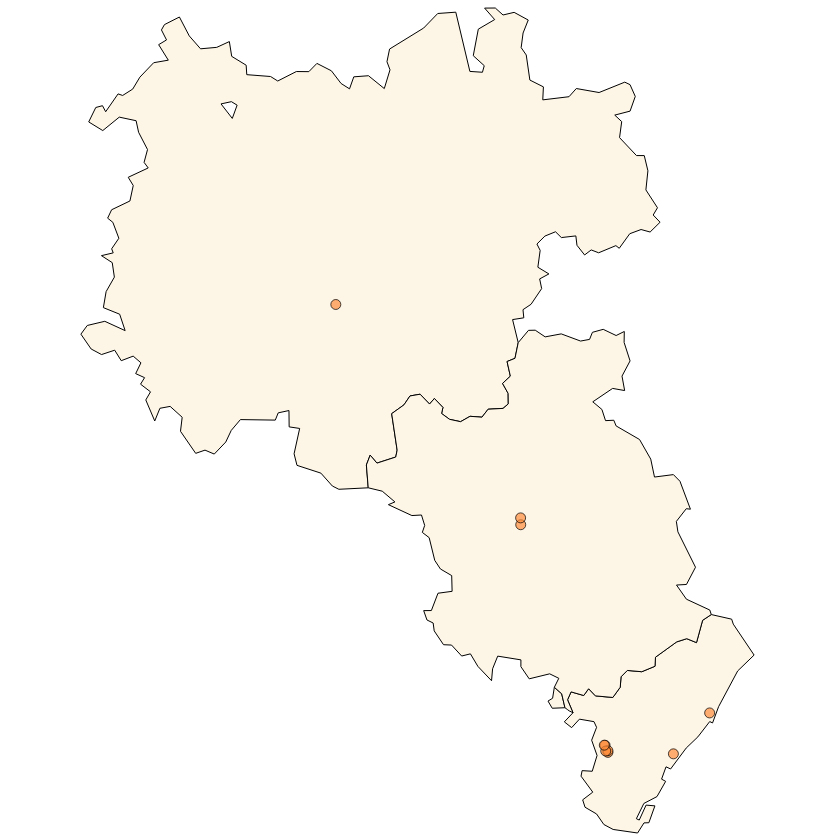

Here is the notebook cell this chart was saved with:
### Markdown cell above
We can observe that all departments are located in the same three "comarques" (*Bages*, *Vallès Occidental* and *Barcelonès*), so we will edit the *geojson* text file to remove the other ones from the map. We will also change the size of the map and the points.

### Code cell
choro_data = gpd.read_file('comarques-barcelona-edit.geojson.txt')
background = alt.Chart(choro_data).mark_geoshape(fill = 'oldlace', stroke = 'black').properties(width = 825, height = 825)
points = alt.Chart(df2).mark_circle(size = 100, stroke = 'black', strokeWidth = 1).encode(longitude='LONGITUDE:Q',latitude='LATITUDE:Q', color = alt.value('#fd8d3c'), stroke = alt.value('black'))
background + points

### Figure 1 — Vega-Lite specification as saved in the notebook (floating-point values rounded to 4 significant figures; data arrays with more than 128 entries replaced by an {"elided": "..."} marker saying what was removed)
{"config": {"view": {"continuousWidth": 400, "continuousHeight": 300}}, "layer": [{"data": {"name": "data-447c27b1a38029094b7c24b3f24cf5e2"}, "mark": {"type": "geoshape", "fill": "oldlace", "stroke": "black"}, "height": 825, "width": 825}, {"data": {"name": "data-b081ad03d44a553e0185f7a6aebfd260"}, "mark": {"type": "circle", "size": 100, "stroke": "black", "strokeWidth": 1}, "encoding": {"color": {"value": "#fd8d3c"}, "latitude": {"field": "LATITUDE", "type": "quantitative"}, "longitude": {"field": "LONGITUDE", "type": "quantitative"}, "stroke": {"value": "black"}}}], "$schema": "https://vega.github.io/schema/vega-lite/v4.17.0.json", "datasets": {"data-447c27b1a38029094b7c24b3f24cf5e2": [{"cap_comar": "Manresa", "comarca": "07", "nom_comar": "Bages", "type": "Feature", "geometry": {"type": "MultiPolygon", "coordinates": {"elided": "1 rows, 374 float values in total"}}}, {"cap_comar": "Barcelona", "comarca": "13", "nom_comar": "Barcelonès", "type": "Feature", "geometry": {"type": "MultiPolygon", "coordinates": [[[[2.059, 41.43], [2.067, 41.43], [2.071, 41.42], [2.057, 41.42], [2.053, 41.42], [2.058, 41.43], [2.059, 41.43]]]]}}, {"cap_comar": "Barcelona", "comarca": "13", "nom_comar": "Barcelonès", "type": "Feature", "geometry": {"type": "MultiPolygon", "coordinates": [[[[2.225, 41.49], [2.246, 41.49], [2.248, 41.48], [2.27, 41.46], [2.253, 41.45], [2.233, 41.42], [2.226, 41.41], [2.223, 41.41], [2.211, 41.4], [2.198, 41.39], [2.182, 41.37], [2.177, 41.37], [2.172, 41.36], [2.177, 41.36], [2.168, 41.35], [2.154, 41.34], [2.146, 41.33], [2.149, 41.33], [2.156, 41.34], [2.165, 41.34], [2.159, 41.33], [2.154, 41.33], [2.147, 41.32], [2.121, 41.32], [2.112, 41.33], [2.104, 41.33], [2.092, 41.34], [2.089, 41.35], [2.1, 41.35], [2.087, 41.36], [2.089, 41.37], [2.099, 41.37], [2.104, 41.38], [2.099, 41.39], [2.104, 41.4], [2.101, 41.41], [2.086, 41.41], [2.078, 41.4], [2.07, 41.41], [2.079, 41.41], [2.073, 41.43], [2.077, 41.43], [2.09, 41.43], [2.095, 41.43], [2.103, 41.43], [2.121, 41.43], [2.129, 41.43], [2.13, 41.44], [2.136, 41.45], [2.152, 41.45], [2.165, 41.45], [2.166, 41.46], [2.188, 41.47], [2.199, 41.47], [2.209, 41.47], [2.216, 41.49], [2.225, 41.49]]]]}}, {"cap_comar": "Sabadell / Terrassa", "comarca": "40", "nom_comar": "Vallès Occidental", "type": "Feature", "geometry": {"type": "MultiPolygon", "coordinates": {"elided": "1x1x116x2 float values"}}}], "data-b081ad03d44a553e0185f7a6aebfd260": [{"DEPARTMENT NAME": "Departament de Ciència i Enginyeria Nàutiques", "DEPARTAMENT UPC ACRO": "CEN", "ADDRESS": "Pl. Pla de Palau, 18, Barcelona", "LATITUDE": 41.38, "LONGITUDE": 2.185, "MEMBERS": 45, "PROFESSORS": 45, "RESEARCHERS": 0, "PSR": 0, "TOTAL PUBLICATIONS": 187, "AVERAGE PUBLICATIONS PER YEAR": 14}, {"DEPARTMENT NAME": "Departament d'Enginyeria Minera, Industrial i TIC", "DEPARTAMENT UPC ACRO": "EMIT", "ADDRESS": "Av. de les Bases de Manresa, 61-73, Manresa", "LATITUDE": 41.74, "LONGITUDE": 1.829, "MEMBERS": 92, "PROFESSORS": 80, "RESEARCHERS": 2, "PSR": 10, "TOTAL PUBLICATIONS": 537, "AVERAGE PUBLICATIONS PER YEAR": 41}, {"DEPARTMENT NAME": "Departament d'Enginyeria Química", "DEPARTAMENT UPC ACRO": "EQ", "ADDRESS": "Av. Eduard Maristany, 16, St. Adrià del Besòs", "LATITUDE": 41.41, "LONGITUDE": 2.223, "MEMBERS": 168, "PROFESSORS": 99, "RESEARCHERS": 46, "PSR": 23, "TOTAL PUBLICATIONS": 2589, "AVERAGE PUBLICATIONS PER YEAR": 199}, {"DEPARTMENT NAME": "Departament de Física", "DEPARTAMENT UPC ACRO": "FIS", "ADDRESS": "C. Jordi Girona, 1-3, Barcelona", "LATITUDE": 41.39, "LONGITUDE": 2.113, "MEMBERS": 272, "PROFESSORS": 207, "RESEARCHERS": 33, "PSR": 32, "TOTAL PUBLICATIONS": 3183, "AVERAGE PUBLICATIONS PER YEAR": 244}, {"DEPARTMENT NAME": "Departament de Matemàtiques", "DEPARTAMENT UPC ACRO": "MAT", "ADDRESS": "C. Pau Gargallo, 14, Barcelona", "LATITUDE": 41.38, "LONGITUDE": 2.116, "MEMBERS": 247, "PROFESSORS": 220, "RESEARCHERS": 15, "PSR": 12, "TOTAL PUBLICATIONS": 3524, "AVERAGE PUBLICATIONS PER YEAR": 271}, {"DEPARTMENT NAME": "Departament de Màquines i Motors Tèrmics", "DEPARTAMENT UPC ACRO": "MMT", "ADDRESS": "C. Colom, 11, Terrassa", "LATITUDE": 41.56, "LONGITUDE": 2.024, "MEMBERS": 53, "PROFESSORS": 41, "RESEARCHERS": 7, "PSR": 5, "TOTAL PUBLICATIONS": 572, "AVERAGE PUBLICATIONS PER YEAR": 44}, {"DEPARTMENT NAME": "Departament d'Organització d'Empreses", "DEPARTAMENT UPC ACRO": "OE", "ADDRESS": "Av. Diagonal, 647, Barcelona", "LATITUDE": 41.38, "LONGITUDE": 2.116, "MEMBERS": 175, "PROFESSORS": 173, "RESEARCHERS": 1, "PSR": 1, "TOTAL PUBLICATIONS": 904, "AVERAGE PUBLICATIONS PER YEAR": 69}, {"DEPARTMENT NAME": "Departament d'Òptica i Optometria", "DEPARTAMENT UPC ACRO": "OO", "ADDRESS": "C. Violinista Vellsolà, 37, Terrassa", "LATITUDE": 41.57, "LONGITUDE": 2.024, "MEMBERS": 64, "PROFESSORS": 58, "RESEARCHERS": 4, "PSR": 2, "TOTAL PUBLICATIONS": 436, "AVERAGE PUBLICATIONS PER YEAR": 33}, {"DEPARTMENT NAME": "Departament de Projectes Arquitectònics", "DEPARTAMENT UPC ACRO": "PA", "ADDRESS": "Av. Diagonal, 649, Barcelona", "LATITUDE": 41.38, "LONGITUDE": 2.114, "MEMBERS": 138, "PROFESSORS": 131, "RESEARCHERS": 4, "PSR": 3, "TOTAL PUBLICATIONS": 564, "AVERAGE PUBLICATIONS PER YEAR": 43}, {"DEPARTMENT NAME": "Departament de Teoria del Senyal i Comunicacions", "DEPARTAMENT UPC ACRO": "TSC", "ADDRESS": "C. de Sor Eulàlia d'Anzizu, s/n, Barcelona", "LATITUDE": 41.39, "LONGITUDE": 2.112, "MEMBERS": 171, "PROFESSORS": 100, "RESEARCHERS": 38, "PSR": 33, "TOTAL PUBLICATIONS": 1867, "AVERAGE PUBLICATIONS PER YEAR": 143}]}}
